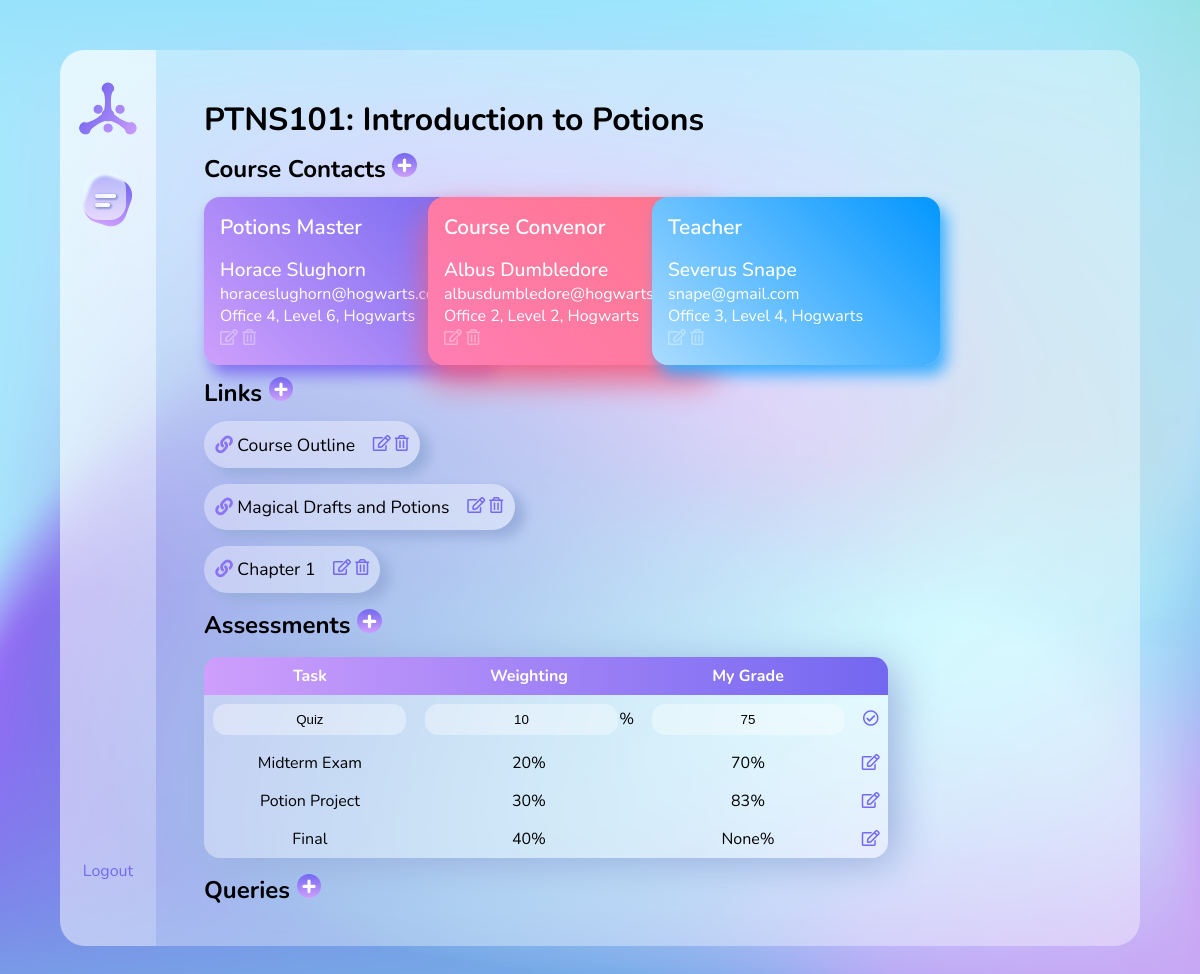
/course/1/edit-assessment/1/ (signed in), run on the app's committed database.
### coursePlanner/models.py (models this page shows, shortened)
class Course(models.Model):
    courseCode = models.CharField(max_length=20)
    courseName = models.CharField(max_length=100)
    owner = models.ForeignKey(User, on_delete=models.CASCADE, null=True, blank=True)

class Contact(models.Model):
    course = models.ForeignKey(Course, on_delete=models.CASCADE)
    role = models.CharField(max_length=300)
    name = models.CharField(max_length=150)
    email = models.CharField(max_length=320)
    location = models.CharField(max_length=500)

class Link(models.Model):
    course = models.ForeignKey(Course, on_delete=models.CASCADE)
    link = models.CharField(max_length=1000)
    title = models.CharField(max_length=500)

class Assessment(models.Model):
    course = models.ForeignKey(Course, on_delete=models.CASCADE)
    task = models.CharField(max_length=100)
    weighting = models.IntegerField()
    myGrade = models.IntegerField(null=True, blank=True)

### coursePlanner/views.py (the view)
# urls.py: path('<int:course_id>/edit-assessment/<int:assessment_id>/', views.editAssessment, name='editAssessment'),
@login_required
def editAssessment(request, course_id, assessment_id):
    course = Course.objects.get(id=course_id)
    if course.owner != request.user:
        raise Http404
    assessment = Assessment.objects.get(id=assessment_id)
    contacts = course.contact_set.all()
    links = course.link_set.all()
    queries = course.query_set.all()
    assessments = course.assessment_set.all()
    form = AssessmentForm(request.POST or None, instance=assessment)
    if form.is_valid():
        form.save()
        return redirect('coursePlanner:course', course_id=course_id)
    context = {
        'course': course,
        'contacts': contacts,
        'links': links,
        'queries': queries,
        'assessments': assessments,
        'form': form,
        'assessmentToEdit': assessment,
    }
    templateName = 'coursePlanner/edit-assessment.html'
    return render(request, templateName, context)

### coursePlanner/forms.py (shortened to what this page needs)
class AssessmentForm(forms.ModelForm):
    class Meta:
        model = Assessment
        fields = ['task', 'weighting', 'myGrade']
        labels = {
            'task': 'Task',
            'weighting': 'Weighting',
            'myGrade': 'My Grade',
        }
        widgets = {
            'task' : forms.TextInput(attrs = {'placeholder': 'Assignment 1'}),
            'weighting'    : forms.TextInput(attrs = {'placeholder': '15%'}),
            'myGrade'    : forms.TextInput(attrs = {'placeholder': '80%'}),
        }

### coursePlanner/templates/coursePlanner/edit-assessment.html (shortened to what this page needs)
{% extends 'coursePlanner/course.html' %}
{% block editAssessment %}
  {% if assessment.id == assessmentToEdit.id %}
    <form action="{% url 'coursePlanner:editAssessment' course_id=course.id assessment_id=assessment.id %}" method="post">
      <tr>
        <td>{{ form.task }}</td>
        <td>{{ form.weighting }}%</td>
        <td> {{form.myGrade}}  </td>
        <td><button name="submit"><i class="far fa-check-circle"></i></button>
        </form>
  {% else %}
    <td>{{ assessment.task }}</td>
    <td>{{ assessment.weighting }}%</td>
    <td>{{ assessment.myGrade }}%</td>
    <td><a href="{% url 'coursePlanner:editAssessment' course_id=course.id assessment_id=assessment.id %}">
     <button><i class="far fa-edit"></button></a></td>
  {% endif %}
{% endblock editAssessment %}

### coursePlanner/templates/coursePlanner/course.html (shortened to what this page needs)
{% extends 'base.html' %}
{% load static %}
{% block content %}
<h1>{{ course.courseCode }}: {{course.courseName }}</p>
<h2 class="courseHeading">Course Contacts <a href="{% url 'coursePlanner:newContact' course.id %}">
  <img src="{% static 'images/plus.svg' %}" class="add-btn"></a></h2>
<div class="card-list">
  {% for contact in contacts %}
    <div class="card {% cycle 'blue-purple'  'coral' 'sky-blue'   'teal' %}">
      {% block editContact %}
      <header>
      {{ contact.role }}
      </header>
      <div class="card-text-medium">{{ contact.name }}</div>
      <div class="card-text-small">{{ contact.email }}</div>
      <div class="card-text-small">{{ contact.location }}</div>
      <a href="{% url 'coursePlanner:editContact' course_id=course.id contact_id=contact.id %}">
        <i class="far fa-edit"></i></a>
       {% endblock editContact %}
      {% block deleteContact %}
      <a href="{% url 'coursePlanner:deleteContact' course_id=course.id contact_id=contact.id %}">
      <i class="far fa-trash-alt"></i></a>
      {% endblock deleteContact %}
    </div>
  {% endfor %}
</div>
<h2 class="courseHeading">Links <a href="{% url 'coursePlanner:newLink' course.id %}">
  <img src="{% static 'images/plus.svg' %}" class="add-btn">
  </a>
</h2>
<ul>
  {% for link in links %}
    {% block editLink %}
      <a href={{link.link}} target="_blank">
        <div class="link">
          <p> <i class="fas fa-link purple"></i> {{link.title}}</p>
          <div>
            <a href="{% url 'coursePlanner:editLink' course_id=course.id link_id=link.id %}">
              <i class="far fa-edit"></i></a>
            {% endblock editLink %}
            {% block deleteLink %}
              <a href="{% url 'coursePlanner:deleteLink' course_id=course.id link_id=link.id %}">
              <button><i class="far fa-trash-alt"></i></button></a>
            {% endblock deleteLink %}
          </div>
        </div>
      </a>
  {% endfor %}
</ul>
<h2 class="courseHeading">Assessments <a href="{% url 'coursePlanner:newAssessment' course.id %}">
  <img src="{% static 'images/plus.svg' %}" class="add-btn"></a></h2>
<table class="assessment-table">
  <tr class="assessment-header-row">
    <th>Task</th>
    <th>Weighting</th>
    <th>My Grade</th>
    <th></th>
  </tr>
  {% for assessment in assessments %}
    <tr>
      {% block editAssessment %}{% endblock editAssessment %}
    </tr>
  {% endfor %}
{% block newAssessment %}
</table>
{% endblock newAssessment %}
<h2 class="courseHeading">Queries <a href="{% url 'coursePlanner:newQuery' course.id %}">
  <img src="{% static 'images/plus.svg' %}" class="add-btn"></a></h2>
{% endblock content %}

### static/css/base.css (style rules this page uses)
:root { font-size: 16px; font-family: 'Nunito', sans-serif; --transition-speed: 300ms; }
* { margin: 0; padding: 0; box-sizing: border-box; }
h1 { font-size: 2rem; text-align: left; margin-bottom: 0.2em; }
h2 { font-size: 1.5rem; text-align: left; }
button, input[type="submit"], input[type="reset"] { background: none; color: #7568f2; border: none; padding: 0; font: inherit; cursor: pointer; outline: inherit; }
a { color: #7568f2; text-decoration: none; }
input { background: rgba(255,255,255,0.37); border-radius: 1em; border: 0; padding: 0.6em; margin: 0.1em; outline: none; transition: all 300ms ease-in-out, width: fit-content; }
.assessment-table input { text-align: center; }
::placeholder { font-family: 'Nunito', sans-serif; color: #979797; font-size: 16px; }
html { background-image: url(../cornflower.png); background-size: 100% 100%; background-repeat: no-repeat; overflow: hidden; scrollbar-width: thin; scrollbar-color: #A3D8E5 #A7E1F1; }
body { display: flex; align-items: center; justify-content: center; min-height: 100vh; }
.courseHeading { flex-grow: 1; }
.blue-purple { background-image: linear-gradient(45deg, #CE9FFC 0%, #7367F0 100%); box-shadow: 0.4em 0.6em 1em 0 #806FF2; }
.coral { background-image: linear-gradient(45deg, #FF7EB3 0%, #FF758C 100%); box-shadow: 0 16px 32px 0 #F15D83; }
.sky-blue { background-image: linear-gradient(45deg, #ABDCFF 0%, #0396FF 100%); box-shadow: 0.4em 0.6em 1em 0 #39ADFF; }
.add-btn { transition: 300ms ease-out; }
h2 { margin: 0.5em 0; }
h2 .add-btn { height: 1em; }
.card-list { display: flex; overflow: visible; }
.card { padding: 1em; border-radius: 1rem; min-width: 18em; transition: 200ms; }
.card i { color: rgba(255,255,255,0.37); }
.card header { color: white; font-weight: 600; font-size: 1.3rem; margin-bottom: 0.8em; }
.card-text-medium { font-size: 1.2rem; font-weight: 500; color: white; }
.card-text-small { font-size: 1rem; font-weight: 400; color: white; }
.card:not(:first-child) { margin-left: -4em; }
.link { padding: 0.7em; margin-bottom: 1em; background: rgba(255,255,255,0.37); box-shadow: 9px 7px 12px 1px #9AAFDD; border-radius: 2em; width: fit-content; display: flex; left: 0em; position: relative; transition: 200ms ease; max-width: 1100px; }
.link p { font-size: 1.1rem; color: black; margin-right: 1em; }
.purple { color: #8b75f2; }
.assessment-table { margin: 1em 0; background-color: rgba(255,255,255,0.37); border-radius: 1em; border-spacing: 0; border-collapse: collapse; min-width: 40em; box-shadow: 9px 7px 42px -1px #9AAFDD; }
th:first-child { border-top-left-radius: 0.9em; }
th:last-child { border-top-right-radius: 0.9em; }
.assessment-header-row { background-image: linear-gradient(270deg, #7367F0 0%, #CE9FFC 100%); border-radius: 40px; }
.assessment-table th, .assessment-table td { padding: 0.5em; text-align: center; }
.assessment-header-row th { color: white; }

### data on the page
Course: courseCode "PTNS101", courseName "Introduction to Potions"
Contact: role "Potions Master", name "Horace Slughorn", email "horaceslughorn@hogwarts.com", location "Office 4, Level 6, Hogwarts"
Contact: role "Course Convenor", name "Albus Dumbledore", email "albusdumbledore@hogwarts.com", location "Office 2, Level 2, Hogwarts"
Contact: role "Teacher", name "Severus Snape", email "snape@gmail.com", location "Office 3, Level 4, Hogwarts"
Link: title "Course Outline"
Link: title "Magical Drafts and Potions"
Link: title "Chapter 1"
Assessment: task "Quiz", weighting "10", myGrade "75"
Assessment: task "Midterm Exam", weighting "20", myGrade "70"
Assessment: task "Potion Project", weighting "30", myGrade "83"
Assessment: task "Final", weighting "40", myGrade "None"
